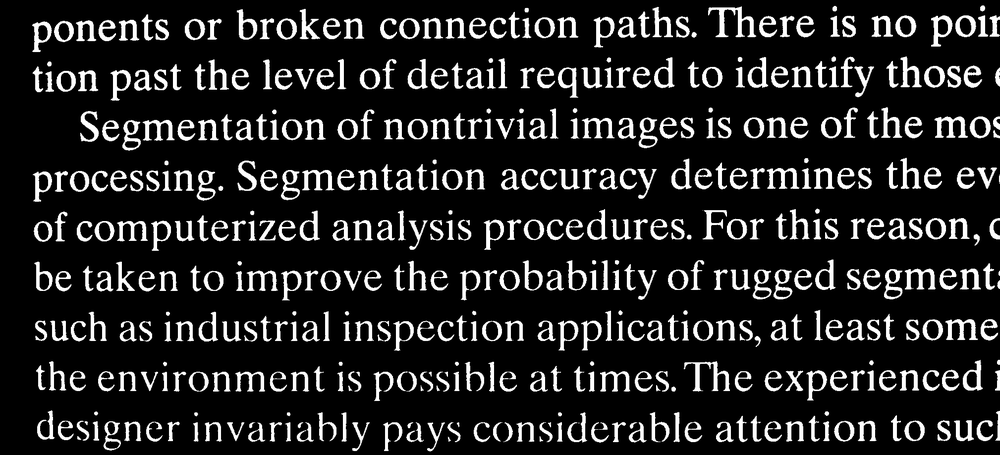
#> input picture Task5/text_frombook.png, 1000 x 455 px, shrunk from 2018 x 918 before the run
$ jupyter execute --allow-errors Task5.ipynb
#> lines starting #> are read from the running program, lines starting #| are printed output that depends on the picture; after the words box and inside, x2 and y2 are one past the last pixel; in counts of white or black regions, pixels touching at a corner belong together
[cell 1]
import cv2
from skimage.morphology import reconstruction
from matplotlib import pyplot as plt
import numpy as np

[cell 2]
#Read image file
raw = cv2.imread("text_frombook.png")
#> raw is the input picture: shape (455, 1000, 3); min 0, max 255, mean 35.5
raw = cv2.cvtColor(raw, cv2.COLOR_BGR2GRAY)
#> raw: shape (455, 1000)
_, raw = cv2.threshold(raw, 200, 255, cv2.THRESH_BINARY)
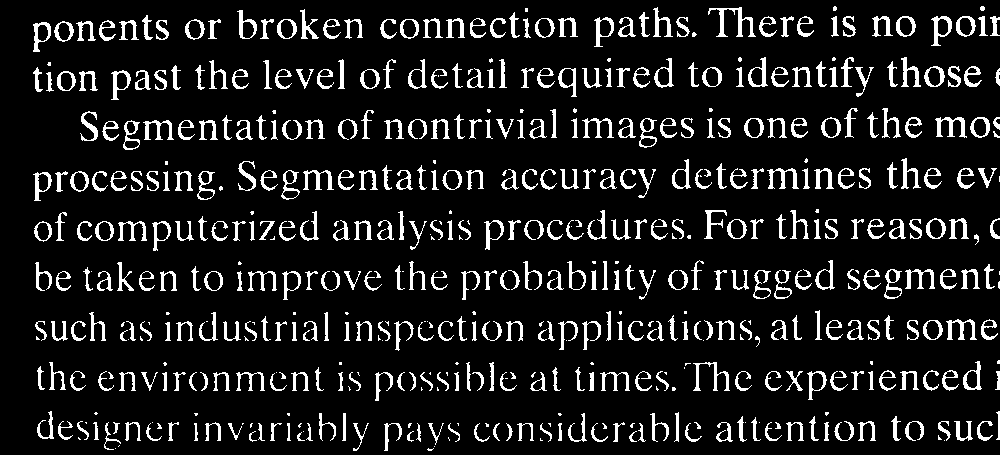
#> raw: shape (455, 1000); 11.2% white; 561 white regions (120 under 20 px), largest, box (x1, y1, x2, y2) and area: (708, 7, 756, 37) 411, (693, 362, 730, 391) 292, (935, 117, 967, 138) 289
raw_binary = (raw/255).astype(np.uint8)

kernel_o = cv2.imread("structuring_element_o.png")
#> (the rest of this cell did not finish here and is left out)
